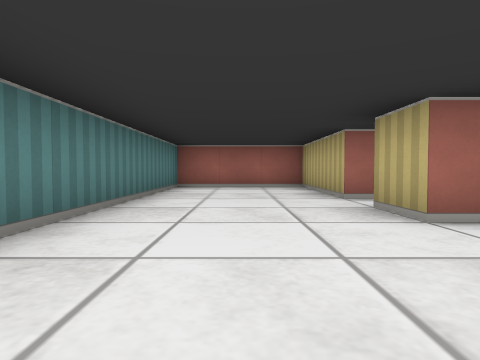
[1] (above)

20 first-person views from a walk through a cub3D level. The camera is about half as high as the walls, tilts 2° down and sees 75° across. The floor is counted in squares. Each view is taken from the middle of a square. On the plan, view 1 faces up. The plan holds only what a view shows up to about 9 squares ahead; the rest is blank.

[2]
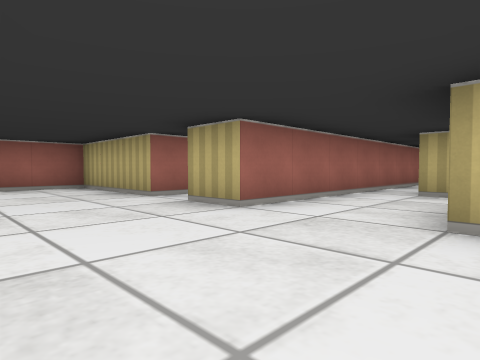

[3]
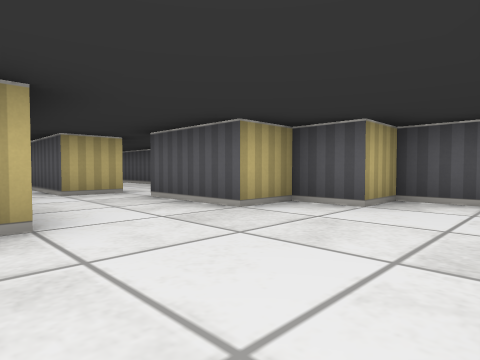

[4]
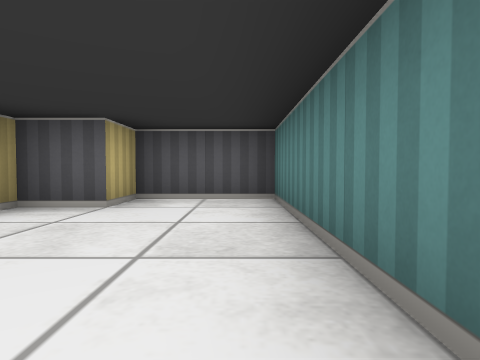

[5]
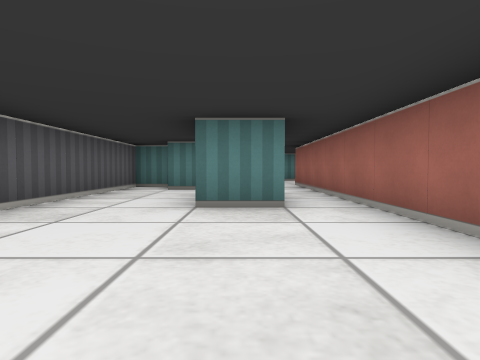

[6]
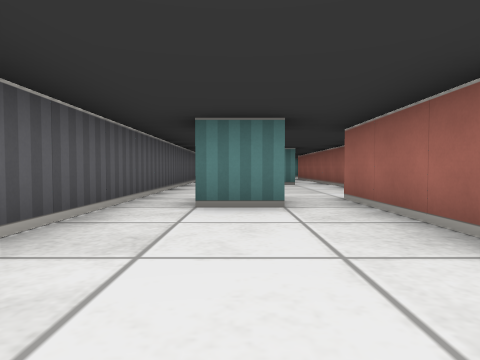

[7]
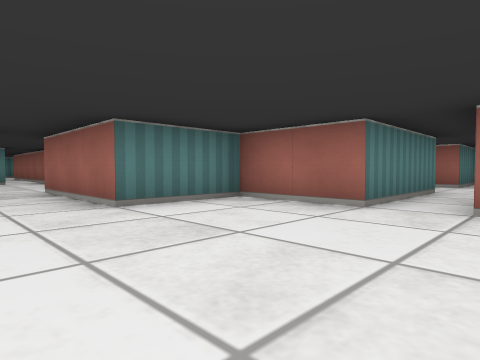

[8]
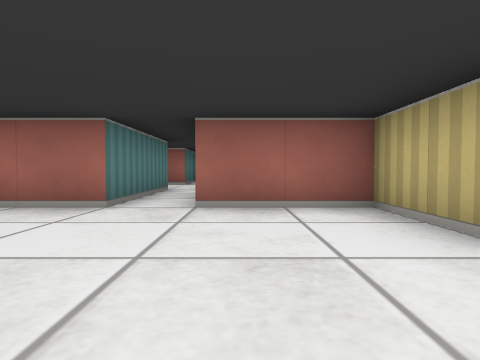

[9]
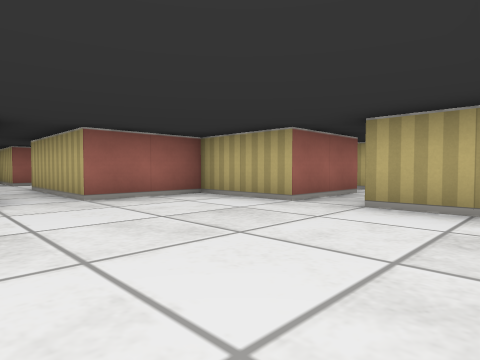

[10]
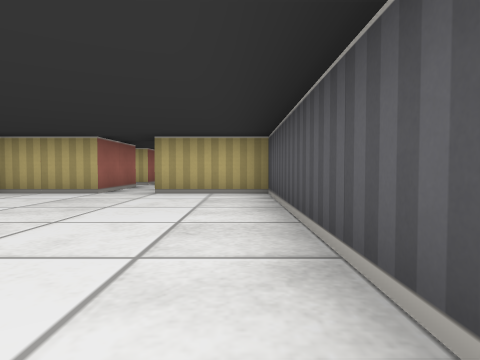

[11]
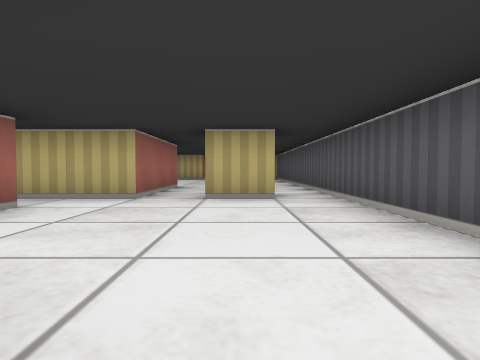

[12]
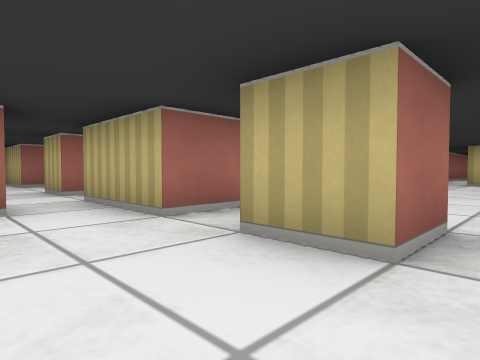

[13]
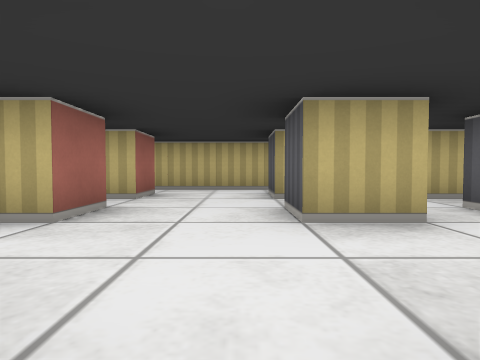

[14]
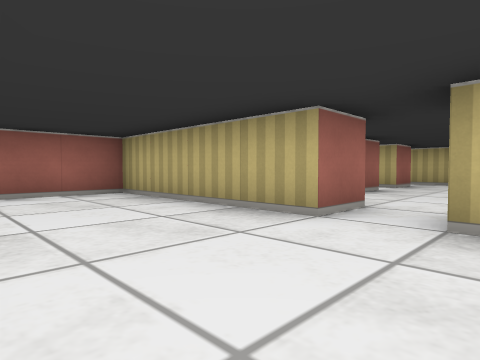

[15]
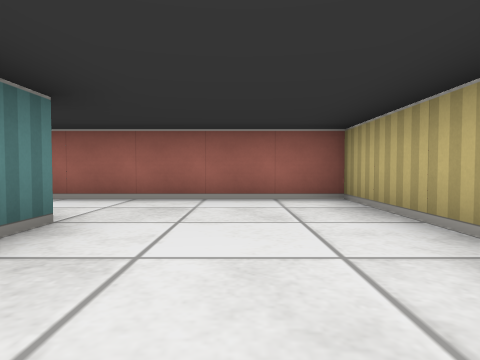

[16]
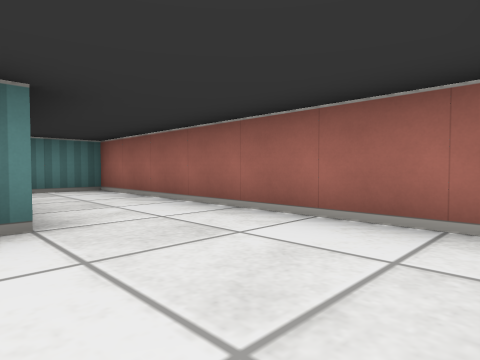

[17]
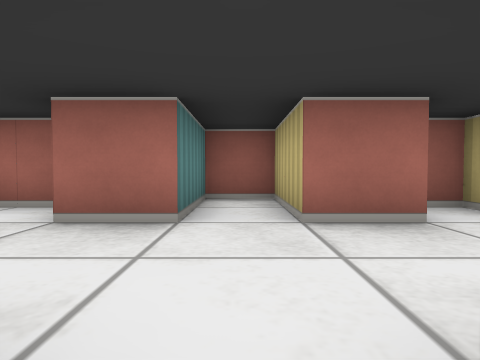

[18]
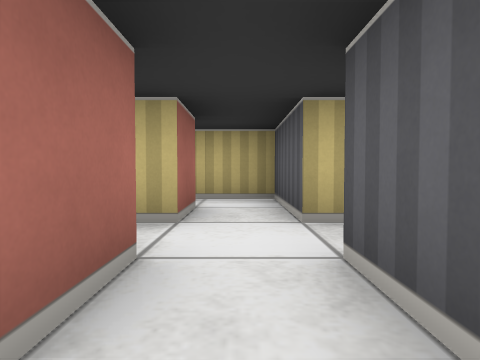

[19]
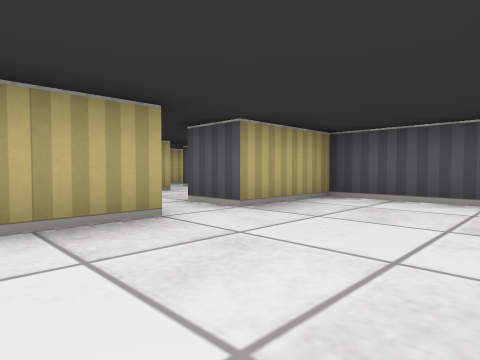

[20]
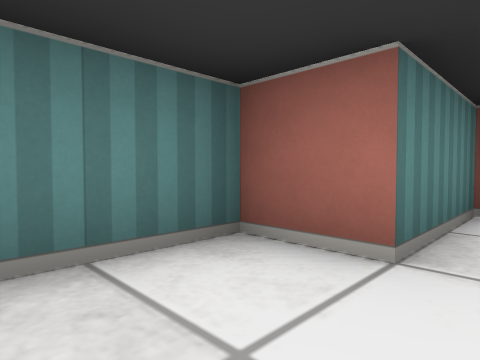

### Floor plan
Ten units are one square. View 1 is at (0, 0); x grows to the right and y downward. Boxes are objects, and circles mark ways between rooms. Rooms are numbered by the first view taken in them; rooms with no view inside come last. Other rooms are left out.
<svg viewBox="-20 -111 220 131">
<path fill="none" stroke="#000" d="M15 -25 15 -35M22 -45 15 -45 15 -75 -15 -75 -15 15 5 15 5 5 15 5 15 -5M115 -5 115 5 105 5 105 -5M96 -25 64 -25M185 -15 185 -35 165 -35 165 -65M155 -65 155 -35 135 -35 135 -15 105 -15 105 -35M65 -15 65 -5M65 15 185 15 185 -5M45 -5 45 -15 65 -15M35 -1 35 5M25 6 25 15 65 15M15 -5 35 -5M64 -25 15 -25M25 -86 25 -79M66 -65 55 -65 55 -105 -15 -105 -15 -92M35 -35 55 -35 55 -55 65 -55M95 -45 85 -45 85 -55 95 -55M86 -35 95 -35M80 -85 72 -85M105 -35 125 -35 125 -85 120 -85M115 -45 105 -45 105 -55 114 -55M116 -75 105 -75 105 -95 95 -95 95 -75 85 -75 85 -80M165 -85 165 -102M155 -106 155 -85 145 -85 145 -71"/>
<circle cx="25" cy="-15" r="3" fill="#2a7"/>
<circle cx="20" cy="-40" r="3" fill="#2a7"/>
<circle cx="55" cy="-20" r="3" fill="#2a7"/>
<circle cx="55" cy="5" r="3" fill="#2a7"/>
<circle cx="100" cy="-30" r="3" fill="#2a7"/>
<circle cx="160" cy="-60" r="3" fill="#2a7"/>
<circle cx="60" cy="-60" r="3" fill="#2a7"/>
<text x="0" y="-30">1</text>
<text x="130" y="-10">2</text>
<text x="40" y="-10">3</text>
<text x="30" y="-80">4</text>
<text x="90" y="-60">5</text>
<text x="160" y="-80">6</text>
</svg>
Room 1 opens to room 3. Room 1 opens to room 4. Room 2 opens to room 3. Room 2 opens to room 5. Room 2 opens to room 6. Room 4 opens to room 5.

Where each view was taken, in squares from view 1:
view 1: 0 up, 0 right, facing up
view 2: 0 up, 1 left, facing up-right
view 3: 3 up, 1 left, facing down-right
view 4: 3 up, 1 left, facing down
view 5: 1 up, 10 right, facing left
view 6: 0 up, 15 right, facing left
view 7: 0 up, 17 right, facing up-left
view 8: 0 up, 17 right, facing up
view 9: 1 down, 15 right, facing up-right
view 10: 1 down, 13 right, facing right
view 11: 0 up, 6 right, facing right
view 12: 1 down, 9 right, facing up-right
view 13: 6 up, 6 right, facing right
view 14: 5 up, 3 right, facing up-right
view 15: 6 up, 4 right, facing up
view 16: 8 up, 5 right, facing up-left
view 17: 5 up, 10 right, facing up
view 18: 4 up, 8 right, facing right
view 19: 8 up, 3 right, facing down-right
view 20: 7 up, 16 right, facing up-left
